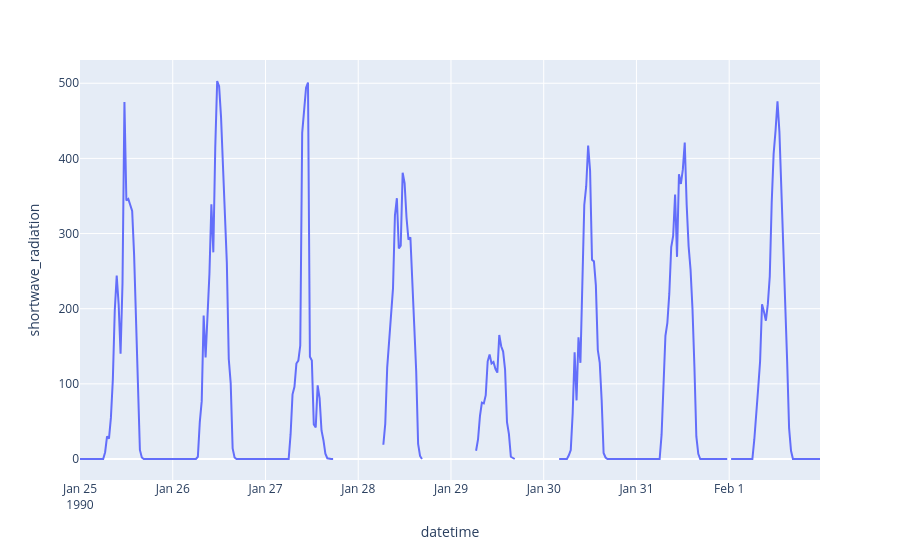

Notebook source saved alongside this figure:
### Markdown cell above
#### Missing Range Sample

### Code cell
missing_sample = df.loc[
    lambda x: (x["date"] >= "1990-01-25") & (x["date"] <= "1990-02-01")
]
px.line(missing_sample, x="datetime", y="shortwave_radiation")

### Figure 1 — Plotly figure (JSON) as saved in the notebook; plotly's stock layout.template omitted (floating-point values rounded to 4 significant figures; data arrays with more than 128 entries replaced by an {"elided": "..."} marker saying what was removed)
{"data": [{"hovertemplate": "datetime=%{x}<br>shortwave_radiation=%{y}<extra></extra>", "legendgroup": "", "line": {"color": "#636efa", "dash": "solid"}, "marker": {"symbol": "circle"}, "mode": "lines", "name": "", "orientation": "v", "showlegend": false, "type": "scatter", "x": {"elided": "384 str values"}, "xaxis": "x", "y": {"elided": "384 float values"}, "yaxis": "y"}], "layout": {"legend": {"tracegroupgap": 0}, "margin": {"t": 60}, "xaxis": {"anchor": "y", "domain": [0, 1], "title": {"text": "datetime"}}, "yaxis": {"anchor": "x", "domain": [0, 1], "title": {"text": "shortwave_radiation"}}}}
